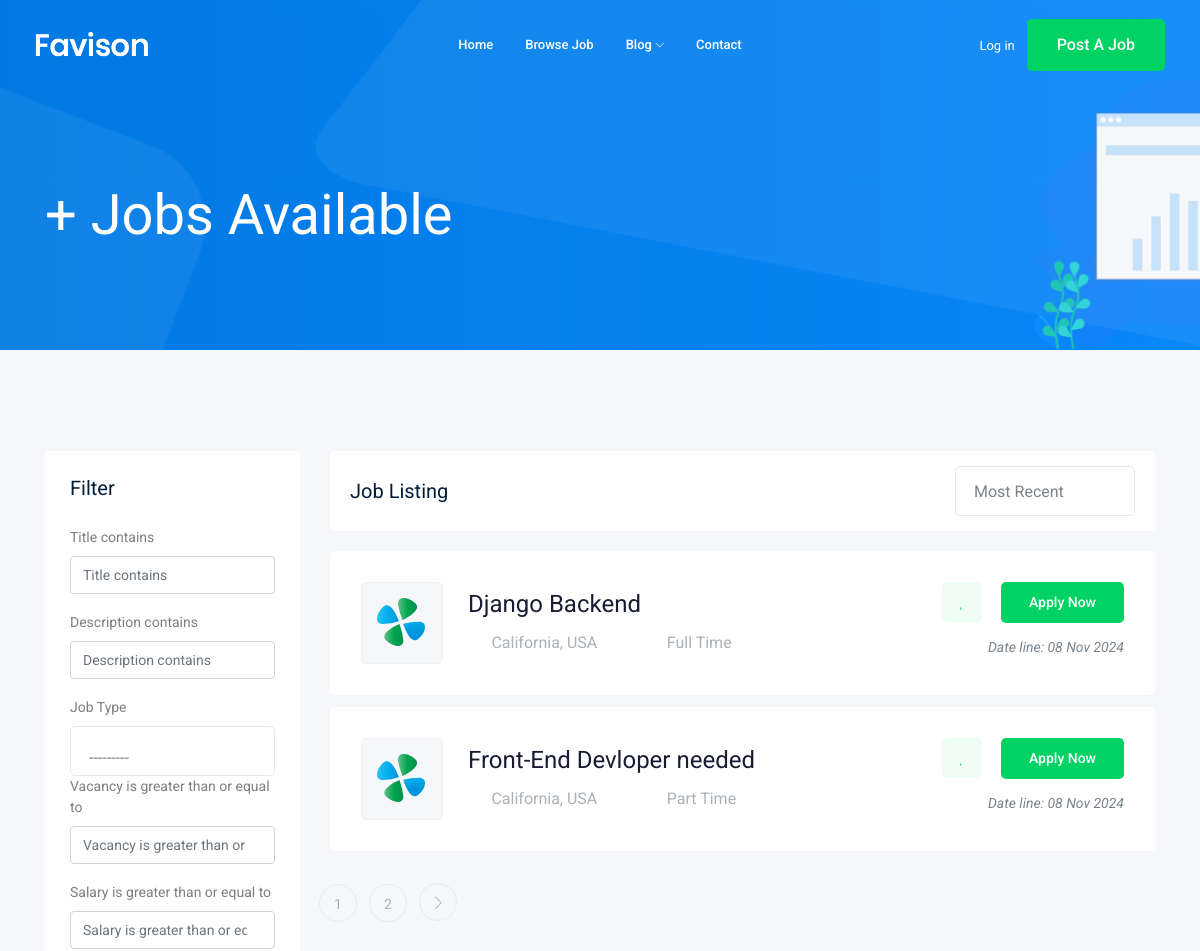
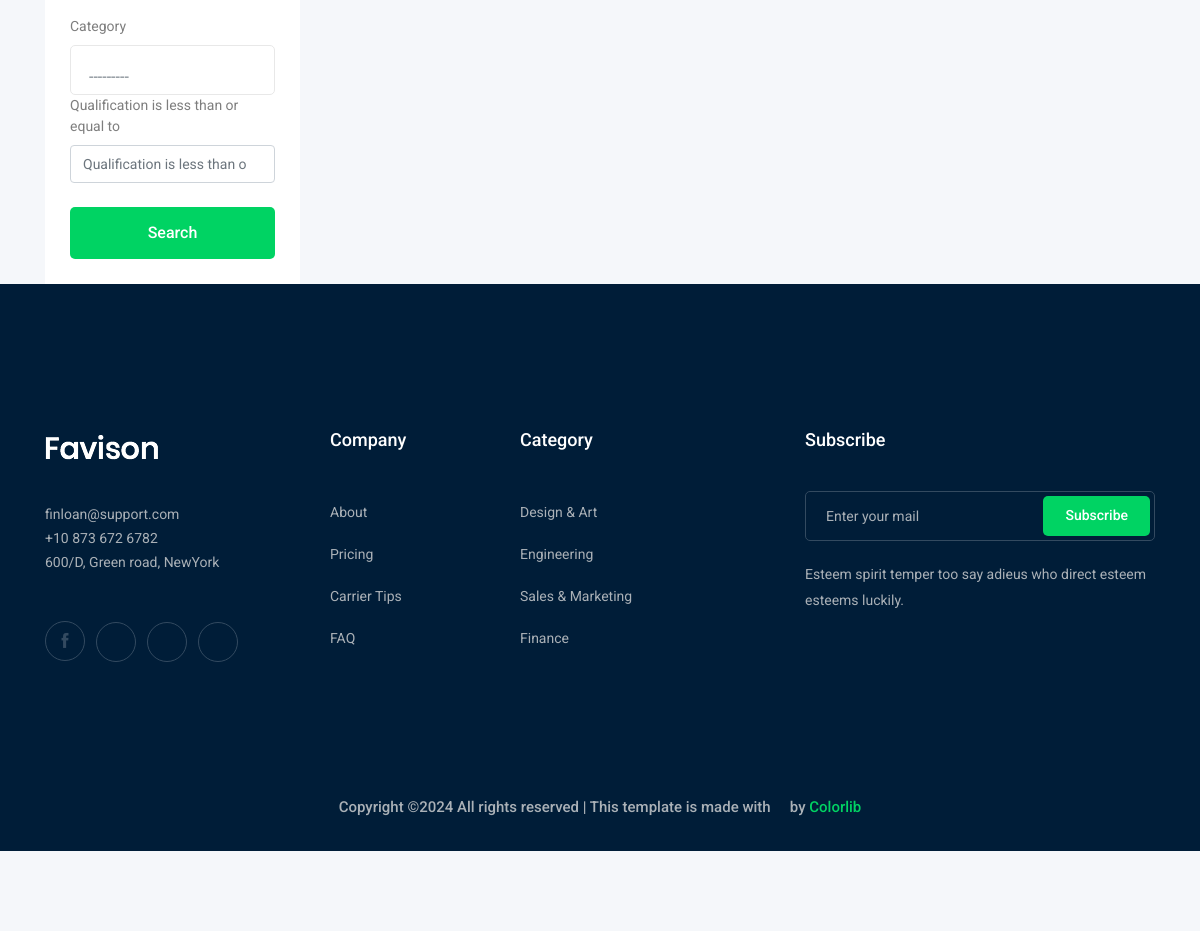
The page /job/ on the database its author committed (2 pictures, top to bottom).
### Jobs/models.py (models this page shows, shortened)
class Category(models.Model):
    title = models.CharField(default='',max_length=50)
    def __str__(self):
        return self.title

class Jobs(models.Model):
    owner = models.ForeignKey(User,on_delete=models.CASCADE)
    title = models.CharField(default=("New Job!"), max_length=60)
    description = models.TextField(default=(""),max_length=1000)
    job_Type = models.CharField(default=("Part Time"),max_length=15,choices=job_types)
    vacancy = models.IntegerField(default=("1"))
    salary = models.IntegerField(default=("0"))
    published_on = models.DateTimeField(auto_now=True)
    category = models.ForeignKey('Category',on_delete=models.CASCADE)
    qualification = models.IntegerField(default=("0"))
    image = models.ImageField(upload_to=pickImage)
    slug = models.SlugField(null=True , blank=True)
    def __str__(self):
        return self.title

### Jobs/views.py (the view)
# urls.py: path('',views.Show_job,name ='show_job_list'),
def Show_job(request):
    list_of_jobs = Jobs.objects.all()
    felteringJob = jobFelter(request.GET,queryset=list_of_jobs)
    list_of_jobs = felteringJob.qs
    paginator = Paginator(list_of_jobs,2)
    pageNumber = request.GET.get('page')
    pag_obj = paginator.get_page(pageNumber)
    return render(request,'Jobs/show Jobs.html',{'Job':pag_obj,'jobfelter':felteringJob})

### Jobs/templates/Jobs/show Jobs.html (shortened to what this page needs)
{% extends 'base.html' %}
{% load bootstrap4 %}
    {% block body %}
    <div class="bradcam_area bradcam_bg_1">
        <div class="container">
            <div class="row">
                <div class="col-xl-12">
                    <div class="bradcam_text">
                        <h3>{{Job.count}}+ Jobs Available</h3>
                    </div>
                </div>
            </div>
        </div>
    </div>
    <div class="job_listing_area plus_padding">
        <div class="container">
            <div class="row">
                <div class="col-lg-3">
                    <div class="job_filter white-bg">
                        <div class="form_inner white-bg">
                            <h3>Filter</h3>
                            <form method="GET">
                                {% bootstrap_form jobfelter.form %}
                                <input type="submit" value="Search" class="boxed-btn3 w-100 mt-2">
                            </form>
                        </div>
                    </div>
                </div>
                <div class="col-lg-9">
                    <div class="recent_joblist_wrap">
                        <div class="recent_joblist white-bg ">
                            <div class="row align-items-center">
                                <div class="col-md-6">
                                    <h4>Job Listing</h4>
                                </div>
                                <div class="col-md-6">
                                    <div class="serch_cat d-flex justify-content-end">
                                    </div>
                                </div>
                            </div>
                        </div>
                    </div>
                    <div class="job_lists m-0">
                        <div class="row">
                            <div class="col-lg-12 col-md-12">
                            {% for job in Job %}
                                <div class="single_jobs white-bg d-flex justify-content-between">
                                    <div class="jobs_left d-flex align-items-center">
                                        <div class="thumb">
                                            <img src="img/svg_icon/1.svg" alt="">
                                        </div>
                                        <div class="jobs_conetent">
                                            <a href="{% url 'Jobs:jobDetails' job.slug %}"><h4>{{job}}</h4></a>
                                            <div class="links_locat d-flex align-items-center">
                                                <div class="location">
                                                    <p> <i class="fa fa-map-marker"></i> California, USA</p>
                                                </div>
                                                <div class="location">
                                                    <p> <i class="fa fa-clock-o"></i>{{job.job_Type}}</p>
                                                </div>
                                            </div>
                                        </div>
                                    </div>
                                    <div class="jobs_right">
                                        <div class="apply_now">
                                            <a class="heart_mark" href="#"> <i class="fa fa-heart"></i> </a>
                                            <a href="{%url 'Jobs:jobDetails' job.slug%}" class="boxed-btn3">Apply Now</a>
                                        </div>
                                        <div class="date">
                                            <p>Date line: {{job.published_on|date:'d M o'}}</p>
                                        </div>
                                    </div>
                                </div>
                            {% endfor %}
                            </div>
                        {% if Job.has_other_pages%}
                            <div class="row">
                                <div class="col-lg-12">
                                    <div class="pagination_wrap">
                                        <ul>
                                             {% for i in Job.paginator.page_range %}
                                            <li><a href="?page={{i}}"><span>{{i}}</span></a></li>
                                            {% endfor %}
                                            {% if Job.has_next %}
                                            <li><a href="?page={{pagination.next_page_number}}"> <i class="ti-angle-right"></i> </a></li>
                                            {% endif %}
                                        </ul>
                                    </div>
                                </div>
                            </div>
                        {% endif %}
                    </div>
                </div>
            </div>
        </div>
    </div>
    {% endblock %}

### rows shown on the page
Jobs: title "Django Backend", job_Type "Full Time", published_on "08 Nov 2024"
Jobs: title "Front-End Devloper needed", job_Type "Part Time", published_on "08 Nov 2024"

### other values the page prints
{{ i }} "1" "2"
